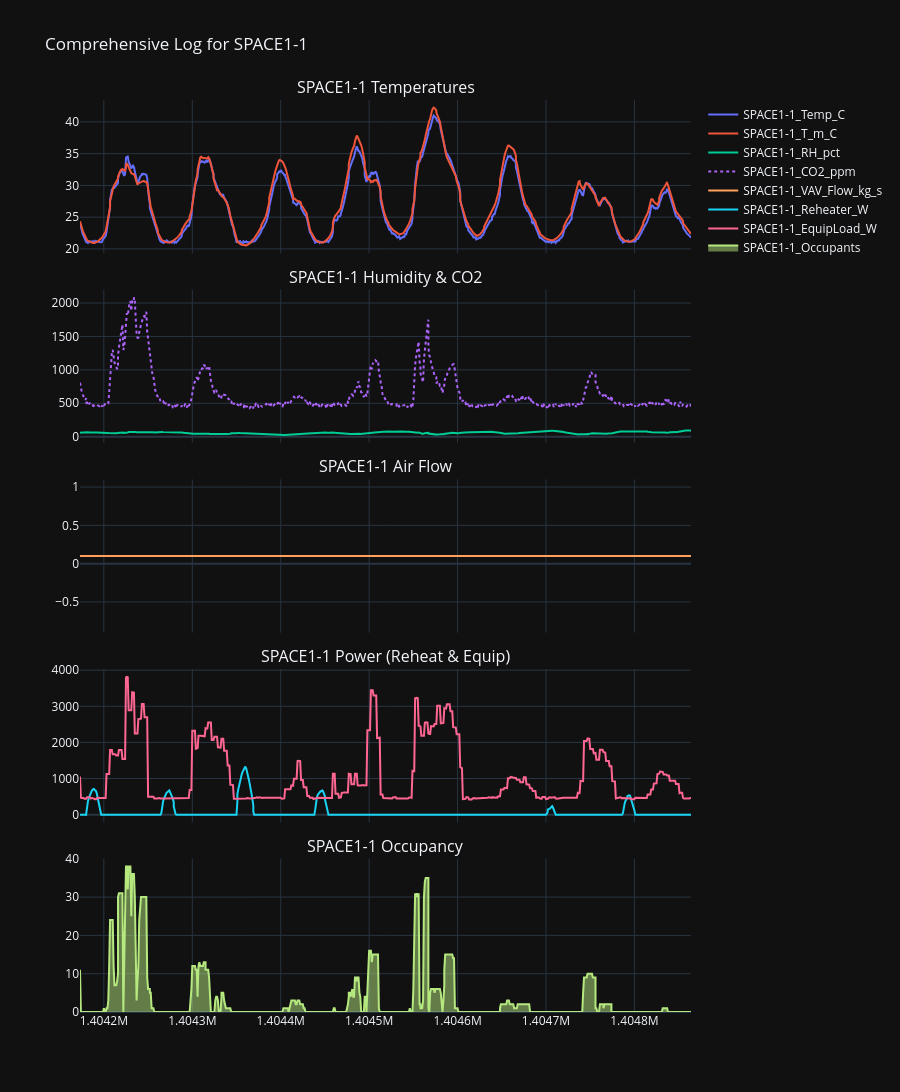

Source (notebook cell):
### Code cell
plot_zone_monitoring(df, zone_name="SPACE1-1")

### Figure 1 — Plotly figure (JSON) as saved in the notebook; plotly's stock layout.template omitted (floating-point values rounded to 4 significant figures; data arrays with more than 128 entries replaced by an {"elided": "..."} marker saying what was removed)
{"data": [{"name": "SPACE1-1_Temp_C", "type": "scatter", "x": {"elided": "768 int values"}, "xaxis": "x", "y": {"elided": "768 float values"}, "yaxis": "y"}, {"name": "SPACE1-1_T_m_C", "type": "scatter", "x": {"elided": "768 int values"}, "xaxis": "x", "y": {"elided": "768 float values"}, "yaxis": "y"}, {"name": "SPACE1-1_RH_pct", "type": "scatter", "x": {"elided": "768 int values"}, "xaxis": "x2", "y": {"elided": "768 float values"}, "yaxis": "y2"}, {"line": {"dash": "dot"}, "name": "SPACE1-1_CO2_ppm", "type": "scatter", "x": {"elided": "768 int values"}, "xaxis": "x2", "y": {"elided": "768 float values"}, "yaxis": "y2"}, {"name": "SPACE1-1_VAV_Flow_kg_s", "type": "scatter", "x": {"elided": "768 int values"}, "xaxis": "x3", "y": {"elided": "768 float values"}, "yaxis": "y3"}, {"name": "SPACE1-1_Reheater_W", "type": "scatter", "x": {"elided": "768 int values"}, "xaxis": "x4", "y": {"elided": "768 float values"}, "yaxis": "y4"}, {"name": "SPACE1-1_EquipLoad_W", "type": "scatter", "x": {"elided": "768 int values"}, "xaxis": "x4", "y": {"elided": "768 float values"}, "yaxis": "y4"}, {"fill": "tozeroy", "name": "SPACE1-1_Occupants", "type": "scatter", "x": {"elided": "768 int values"}, "xaxis": "x5", "y": {"elided": "768 int values"}, "yaxis": "y5"}], "layout": {"annotations": [{"font": {"size": 16}, "showarrow": false, "text": "SPACE1-1 Temperatures", "x": 0.5, "xanchor": "center", "xref": "paper", "y": 1, "yanchor": "bottom", "yref": "paper"}, {"font": {"size": 16}, "showarrow": false, "text": "SPACE1-1 Humidity & CO2", "x": 0.5, "xanchor": "center", "xref": "paper", "y": 0.792, "yanchor": "bottom", "yref": "paper"}, {"font": {"size": 16}, "showarrow": false, "text": "SPACE1-1 Air Flow", "x": 0.5, "xanchor": "center", "xref": "paper", "y": 0.584, "yanchor": "bottom", "yref": "paper"}, {"font": {"size": 16}, "showarrow": false, "text": "SPACE1-1 Power (Reheat & Equip)", "x": 0.5, "xanchor": "center", "xref": "paper", "y": 0.376, "yanchor": "bottom", "yref": "paper"}, {"font": {"size": 16}, "showarrow": false, "text": "SPACE1-1 Occupancy", "x": 0.5, "xanchor": "center", "xref": "paper", "y": 0.168, "yanchor": "bottom", "yref": "paper"}], "height": 1200, "hovermode": "x unified", "title": {"text": "Comprehensive Log for SPACE1-1"}, "xaxis": {"anchor": "y", "domain": [0, 1], "matches": "x5", "showticklabels": false}, "xaxis2": {"anchor": "y2", "domain": [0, 1], "matches": "x5", "showticklabels": false}, "xaxis3": {"anchor": "y3", "domain": [0, 1], "matches": "x5", "showticklabels": false}, "xaxis4": {"anchor": "y4", "domain": [0, 1], "matches": "x5", "showticklabels": false}, "xaxis5": {"anchor": "y5", "domain": [0, 1]}, "yaxis": {"anchor": "x", "domain": [0.832, 1]}, "yaxis2": {"anchor": "x2", "domain": [0.624, 0.792]}, "yaxis3": {"anchor": "x3", "domain": [0.416, 0.584]}, "yaxis4": {"anchor": "x4", "domain": [0.208, 0.376]}, "yaxis5": {"anchor": "x5", "domain": [0, 0.168]}}}
